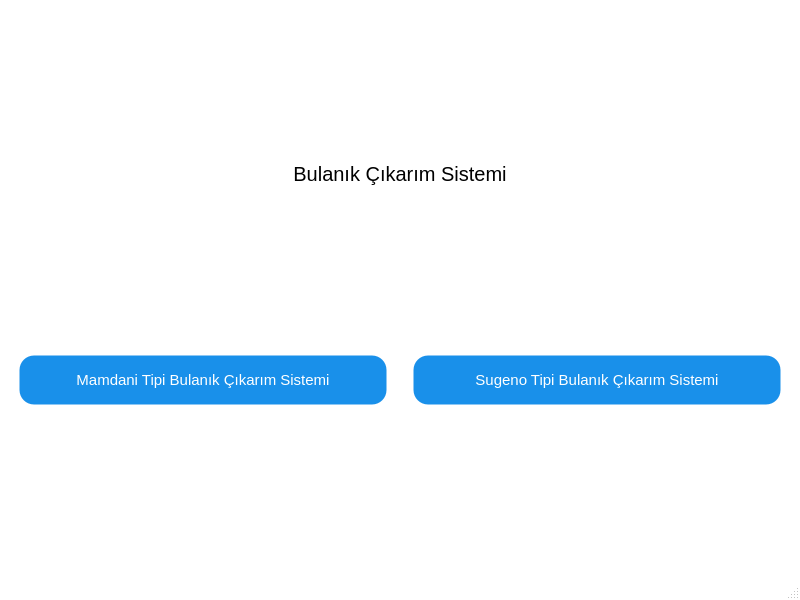
<?xml version="1.0" encoding="UTF-8"?>
<ui version="4.0">
 <class>MainWindow</class>
 <widget class="QMainWindow" name="MainWindow">
  <property name="geometry">
   <rect>
    <x>0</x>
    <y>0</y>
    <width>800</width>
    <height>600</height>
   </rect>
  </property>
  <property name="windowTitle">
   <string>MainWindow</string>
  </property>
  <property name="styleSheet">
   <string notr="true">QMainWindow{
background-color:white;
}</string>
  </property>
  <widget class="QWidget" name="centralwidget">
   <layout class="QHBoxLayout" name="horizontalLayout_2">
    <item>
     <layout class="QVBoxLayout" name="verticalLayout">
      <item>
       <widget class="QLabel" name="label">
        <property name="sizePolicy">
         <sizepolicy hsizetype="Preferred" vsizetype="Fixed">
          <horstretch>0</horstretch>
          <verstretch>0</verstretch>
         </sizepolicy>
        </property>
        <property name="font">
         <font>
          <pointsize>15</pointsize>
         </font>
        </property>
        <property name="text">
         <string>Bulanık Çıkarım Sistemi</string>
        </property>
        <property name="alignment">
         <set>Qt::AlignCenter</set>
        </property>
       </widget>
      </item>
      <item>
       <layout class="QHBoxLayout" name="horizontalLayout">
        <item>
         <widget class="QPushButton" name="mamdaniButton">
          <property name="font">
           <font>
            <pointsize>11</pointsize>
           </font>
          </property>
          <property name="styleSheet">
           <string notr="true">QPushButton{
border: 1px solid transparent;
border-radius: 15px;
background-color:#1990EA;
padding: 15px;
margin :10px;
color:#fff;
}
QPushButton::hover{
background-color:white;
border: 1px solid #1990EA;
color:#000;
}
</string>
          </property>
          <property name="text">
           <string>Mamdani Tipi Bulanık Çıkarım Sistemi</string>
          </property>
         </widget>
        </item>
        <item>
         <widget class="QPushButton" name="sugenoButton">
          <property name="font">
           <font>
            <pointsize>11</pointsize>
           </font>
          </property>
          <property name="styleSheet">
           <string notr="true">QPushButton{
border: 1px solid transparent;
border-radius: 15px;
background-color:#1990EA;
padding: 15px;
margin :10px;
color:#fff;
}
QPushButton::hover{
background-color:white;
border: 1px solid #1990EA;
color:#000
}
</string>
          </property>
          <property name="text">
           <string>Sugeno Tipi Bulanık Çıkarım Sistemi</string>
          </property>
         </widget>
        </item>
       </layout>
      </item>
     </layout>
    </item>
   </layout>
  </widget>
  <widget class="QMenuBar" name="menubar">
   <property name="geometry">
    <rect>
     <x>0</x>
     <y>0</y>
     <width>800</width>
     <height>21</height>
    </rect>
   </property>
  </widget>
  <widget class="QStatusBar" name="statusbar"/>
 </widget>
 <resources/>
 <connections/>
</ui>
